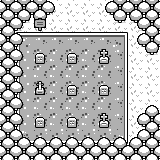

This game map was drawn from its Tiled (.tmx) file and the tilesets committed beside it. A one-line description and the full map source follow:
An orthogonal 10x10 tile map with 16x16 px tiles, 4 tile layers (Grass, Trees, Hills, top) and 1 object.

<map version="1.8" tiledversion="1.8.4" orientation="orthogonal" renderorder="right-down" width="10" height="10" tilewidth="16" tileheight="16" infinite="0" nextlayerid="9" nextobjectid="7">
 <editorsettings>
  <export target="area9.tmx" format="tmx" />
 </editorsettings>
 <properties>
  <property name="audio" value="Forest" />
  <property name="color" value="7" />
  <property name="entrance" value="north" />
  <property name="exit" value="east" />
  <property name="shade" value="red" />
 </properties>
 <tileset firstgid="1" source="../tilesets/kenney_monochromerpg_tilemap_packed.tsx" />
 <layer id="1" name="Grass" width="10" height="10">
  <data encoding="csv">
1,1,1,1,1,1,1,1,1,1,
1,1,1,1,1,1,1,1,1,1,
1,8,9,9,9,9,9,10,1,1,
1,25,26,26,26,26,26,27,1,1,
1,25,26,26,26,26,26,27,1,1,
1,25,26,26,26,26,26,27,1,1,
1,25,26,26,26,26,26,27,1,1,
1,25,26,26,26,26,26,27,1,1,
1,42,43,43,43,43,43,44,1,1,
1,1,1,1,1,1,1,1,1,1
</data>
 </layer>
 <layer id="2" name="Trees" width="10" height="10">
  <data encoding="csv">
29,29,29,0,0,0,0,29,29,29,
29,47,46,0,0,0,0,46,45,29,
29,0,0,0,0,0,0,0,28,29,
29,0,0,0,0,0,0,0,0,46,
29,0,0,0,0,0,0,0,0,0,
29,0,0,0,0,0,0,0,0,0,
29,0,0,0,0,0,0,0,0,0,
29,0,0,0,0,0,0,0,0,29,
29,0,0,0,0,0,0,0,0,29,
29,29,29,29,29,29,29,29,29,29
</data>
 </layer>
 <layer id="8" name="Hills" width="10" height="10">
  <data encoding="csv">
0,0,0,0,0,0,0,0,0,0,
0,0,68,0,0,0,0,0,0,0,
0,0,0,0,0,0,0,0,0,0,
0,0,67,0,67,0,66,0,0,0,
0,0,0,0,0,0,0,0,0,0,
0,0,65,0,67,0,67,0,0,0,
0,0,0,0,0,0,0,0,0,0,
0,0,67,0,67,0,66,0,0,0,
0,0,0,0,0,0,0,0,0,0,
0,0,0,0,0,0,0,0,0,0
</data>
 </layer>
 <layer id="5" name="top" width="10" height="10">
  <data encoding="csv">
29,29,29,30,0,0,28,29,29,29,
29,0,0,0,0,0,0,0,0,29,
29,30,0,0,0,0,0,0,28,29,
29,30,0,0,0,0,0,0,0,0,
29,30,0,0,0,0,0,0,0,0,
29,30,0,0,0,0,0,0,0,0,
29,30,0,0,0,0,0,0,0,12,
29,30,0,0,0,0,0,0,28,29,
29,13,12,12,12,12,12,12,11,29,
29,29,29,29,29,29,29,29,29,29
</data>
 </layer>
 <objectgroup id="6" name="Water" />
 <objectgroup id="7" name="Enemies">
  <object id="4" gid="126" x="83.375" y="132.25" width="16" height="16">
   <properties>
    <property name="hostile" value="true" />
    <property name="onPlayerLookAt" value="stop" />
    <property name="onPlayerLookAway" value="go" />
    <property name="speed" value="0.2" />
    <property name="state" value="active" />
   </properties>
  </object>
 </objectgroup>
</map>